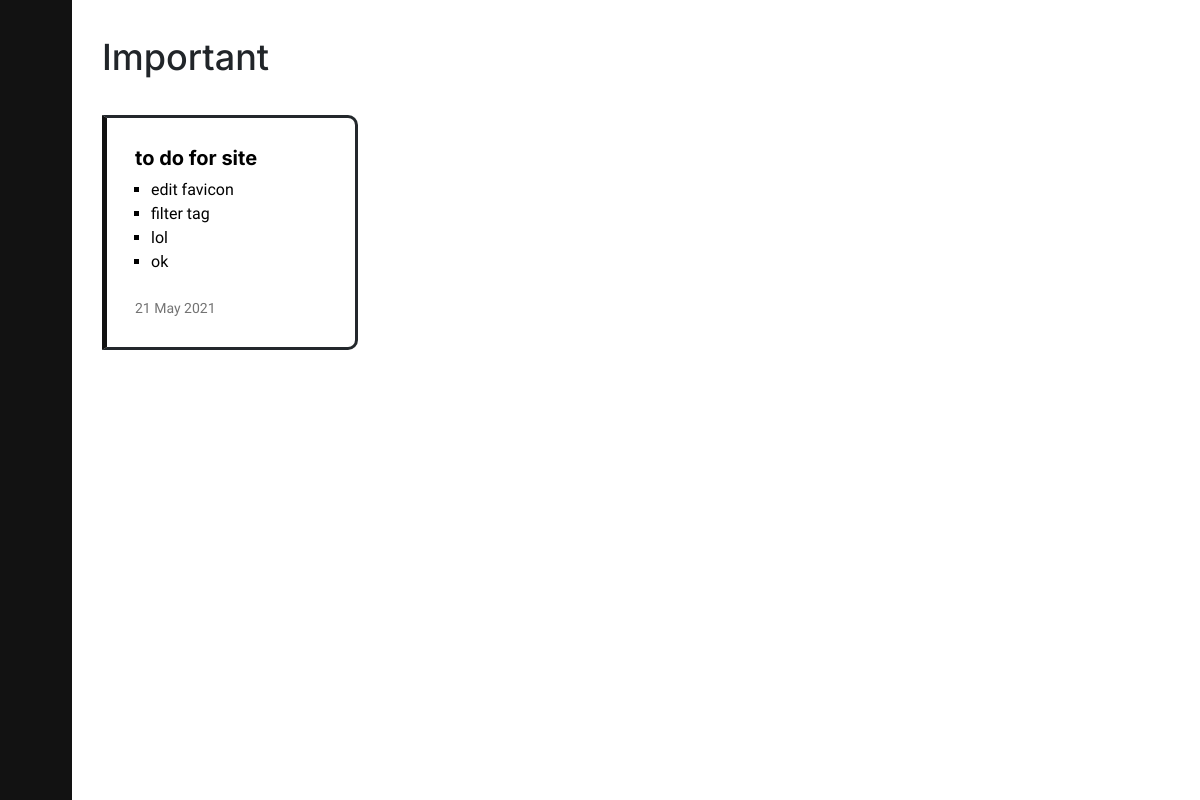
/important/ (signed in), run on an earlier commit of the app's database.
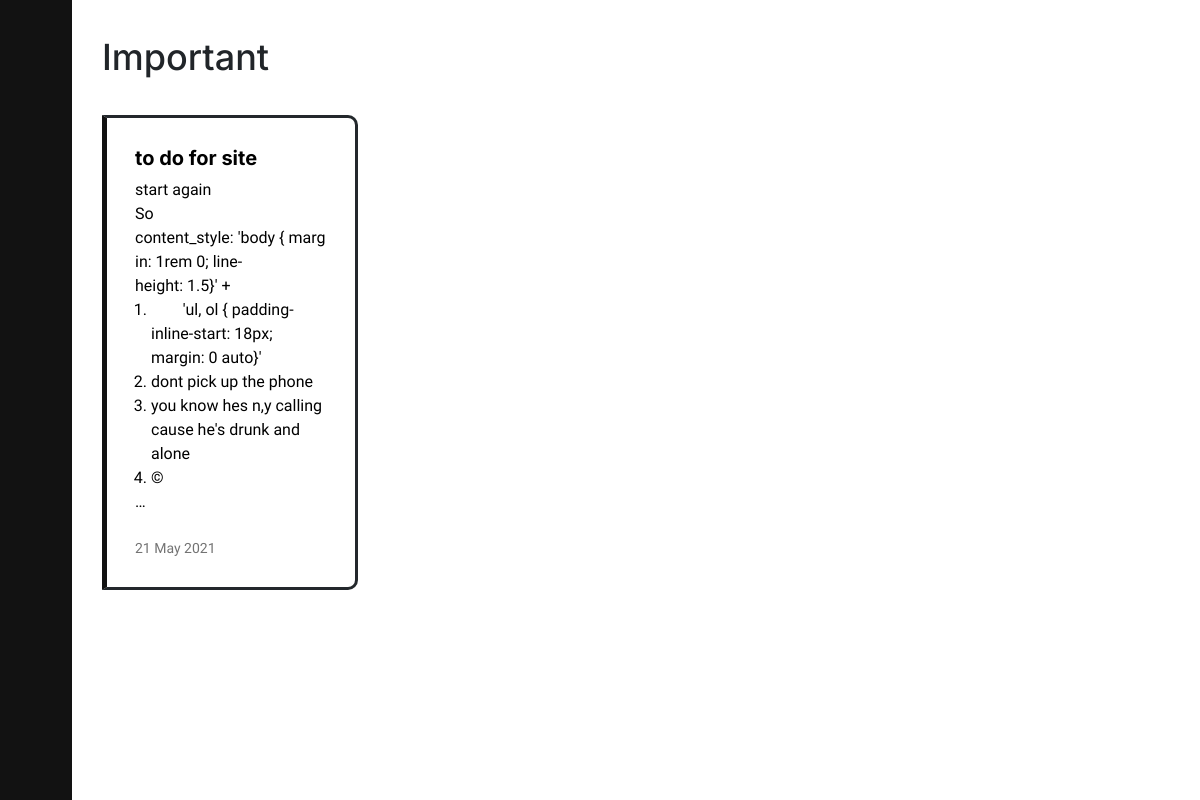
And on a later commit of the database.
### notes/models.py (models this page shows, shortened)
class Note(models.Model):
    title = models.TextField(max_length=100, blank=True)
    text = HTMLField(blank=True)
    date = models.DateTimeField(auto_now_add=True)
    important = models.BooleanField(default=False)
    archive = models.BooleanField(default=False)
    user = models.ForeignKey(User, on_delete=models.CASCADE)

### notes/views.py (the view)
# urls.py: path('important/', views.important_notes, name='important_notes'),
def important_notes(request):
    if request.user.is_authenticated:
        important = Note.objects.filter(user=request.user, important=True, archive=False).order_by('-date')
        active = 'importantLink'
        return render(request, 'notes/important.html', {'notes': important, 'active': active})
    else:
        return redirect('home')

### notes/templates/notes/important.html (shortened to what this page needs)
{% extends "notes/base.html" %}
{% load static %}
{% block page_title %}Important{% endblock %}

### notes/templates/notes/base.html (shortened to what this page needs)
{% load static %}
<!DOCTYPE html>
<html>
<head>
	<link rel="stylesheet" href="https://stackpath.bootstrapcdn.com/bootstrap/4.5.0/css/bootstrap.min.css">
	<link rel="stylesheet" type="text/css" href="{% static 'notes/style.css' %}">
	{% if user.is_authenticated %}
	<link rel="stylesheet" type="text/css" href="{% static 'notes/notes.css' %}">
	{% endif %}
</head>
<body>
	{% block content %}
	{% if user.is_authenticated %}
	<div class="container-fluid">
		<div class="row" id="mainRow">
			<div class="col-xs-12 col-sm-1" id="menu">
				<nav>
					<div id="links">
					</div>
				</nav>
			</div>
			<div class="col-xs-12 col-sm-11" id="content">
				<div class="container">
					{% if note %}
					{% block note %}{% endblock note %}
					{% else %}
						<h1>{% block page_title %}Notes{% endblock page_title %}</h1>
						{% if notes %}
						<div id="notes">
							<ul>
								{% for note in notes %}
								<li class="note {% if note.important %} important{% endif %}">
									<a href="{% url 'note' note.id %}">
										<div class="note-info">
											<div class="note-content">
												<h5><b>{{ note.title }}</b></h5>
												{% if note.text %}
												<div class="note-text">{{ note.text|safe|truncatechars:300 }}</div>
												{% endif %}
											</div>
											<div class="date">{{ note.date|date:'d M Y' }}</div>
										</div>
									</a>
								</li>
								{% endfor %}
							</ul>
						</div>
						{% else %}
						<div class="noNotes">{% block no_notes %}{% endblock no_notes %}</div>
						{% endif %}
					{% endif %}
				</div>
			</div>
		</div>
	</div>
	{% endif %}
	{% endblock content%}
</body>
</html>

What changed in the data, as far as the page shows it:
changed Note "to do for site": text "edit favicon filter tag lol ok" → "start again So content_style: 'body { margin: 1rem 0; line-height: 1.5}' + 'ul, ol { padding-inline-start: 18px; margin: 0 auto}' dont pick up the phone you know hes n,y calling cause he's drunk and alone © …"
